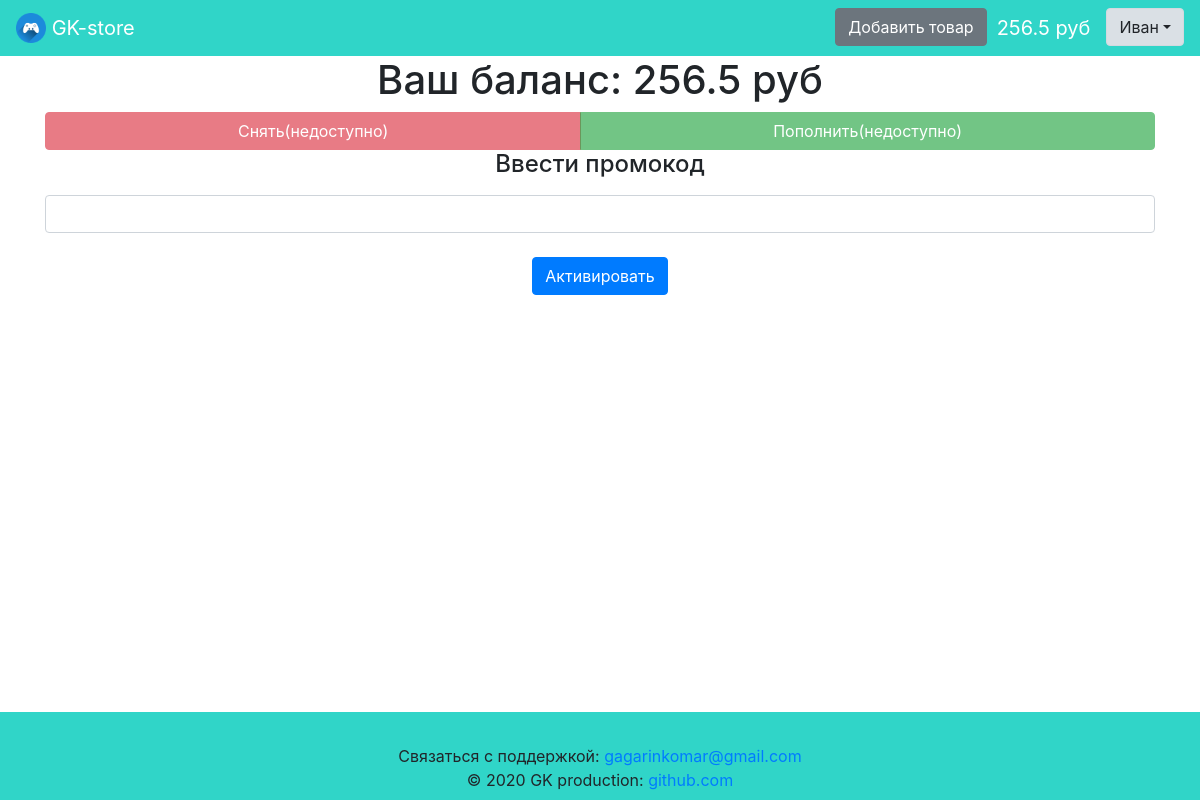
The app's page /balance (signed in), older data.
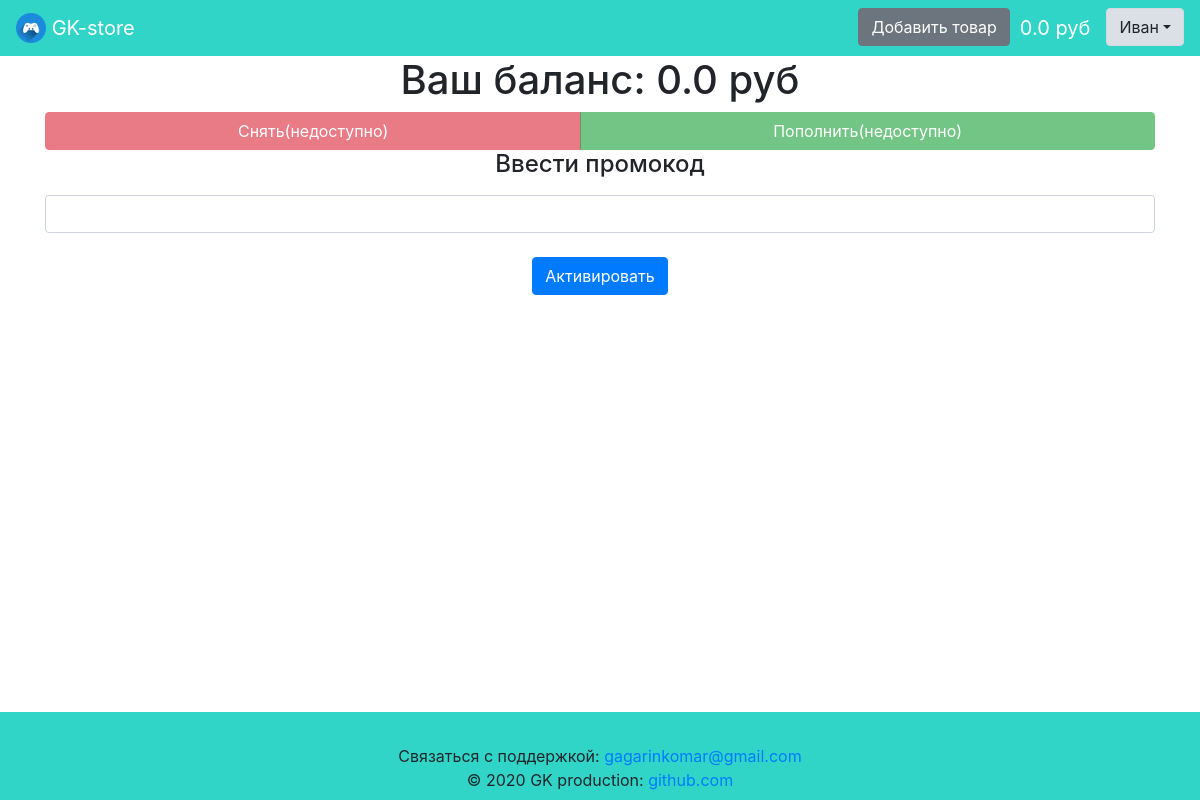
The same page, newer data.
### data/users.py (models this page shows, shortened)
class User(SqlAlchemyBase, UserMixin, SerializerMixin):
    __tablename__ = 'users'
    id = sqlalchemy.Column(sqlalchemy.Integer,
                           primary_key=True, autoincrement=True)
    name = sqlalchemy.Column(sqlalchemy.String)
    surname = sqlalchemy.Column(sqlalchemy.String, default='')
    about = sqlalchemy.Column(sqlalchemy.String,
                              default='Информация отсутствует.')
    phone_number = sqlalchemy.Column(sqlalchemy.String, default='Не указан.')
    email = sqlalchemy.Column(sqlalchemy.String, index=True, unique=True)
    balance = sqlalchemy.Column(sqlalchemy.Float, default=0)
    permission = sqlalchemy.Column(sqlalchemy.String)
    sum_rating = sqlalchemy.Column(sqlalchemy.Integer, default=0)
    count_rating = sqlalchemy.Column(sqlalchemy.Integer, default=0)
    hashed_password = sqlalchemy.Column(sqlalchemy.String)
    created_date = sqlalchemy.Column(sqlalchemy.DateTime,
                                     default=datetime.datetime.now)
    last_changed_date = sqlalchemy.Column(sqlalchemy.DateTime,
                                     default=datetime.datetime.now)
    avatar_source = sqlalchemy.Column(sqlalchemy.String,
                                      default='default_avatar.png')
    products = orm.relation('Product', back_populates='user')
    if permission == 'seller':
        transactions = orm.relation('Transaction', back_populates='seller')
    elif permission == 'buyer':
        transactions = orm.relation('Transaction', back_populates='buyer')

### app.py (the view, shortened to what this page needs)
@app.route('/balance', methods=['GET', 'POST'])  # Страница с балансом
@login_required
def balance():
    if current_user.permission == 'admin':
        form = PromocodeCreateForm()
    else:
        form = PromocodeForm()
    return render_template('balance.html', form=form)

### data/forms.py
class PromocodeForm(FlaskForm):
    promocode = StringField('Ввести промокод', validators=[DataRequired()])
    submit = SubmitField('Активировать')

### app.py (called while the page is built)
@login_manager.user_loader
def load_user(user_id):
    session = db_session.create_session()
    return session.query(User).get(user_id)

### data/db_session.py (called while the page is built)
def create_session() -> Session:
    global __factory
    return __factory()

### templates/balance.html (shortened to what this page needs)
{% extends "base.html" %}
{% block content %}
    <h1 align="center">Ваш баланс: {{ current_user.balance }} руб</h1>
    <div class="btn-group btn-block">
        <button class="btn btn-danger" disabled>Снять(недоступно)</button>
        <button class="btn btn-success" disabled>Пополнить(недоступно)</button>
    </div>
    <form action="" method="post">
        <div class="center">
            <h4 align="center">{{ form.promocode.label }}</h4>
            {{ form.promocode(class="form-control") }}<br>
        <p>{{ form.submit(type="submit", class="btn btn-primary") }}</p>
        </div>
    </form>
{% endblock %}

### templates/base.html (shortened to what this page needs)
<!doctype html>
<html lang="ru">
<head>
    {% block head %}
    <link rel="stylesheet"
          href="https://stackpath.bootstrapcdn.com/bootstrap/4.4.1/css/bootstrap.min.css"
>
    <link rel="stylesheet" type="text/css" href="{{ url_for('static', filename='css/style.css') }}" />
    {% endblock %}
</head>
<body>
<div class="wrapper">
    <div class="content">
        <header>
            <nav class="navbar navbar-dark navbar-expand" style="background-color: #30D5C8;">
                <a class="navbar-brand" href="/">
                    <img src="/static/img/logo.png" width="30" height="30" class="d-inline-block align-top" alt="">
                    GK-store
                </a>
                {% if current_user.is_authenticated %}
                    <p>
                        <ul class="navbar-nav ml-auto">
                        {% if current_user.permission == 'seller' %}
                            <li class="nav-item"><a href="/product" class="btn btn-secondary">Добавить товар</a></li>
                        {% endif %}
                        <li class="nav-item"><a class="navbar-brand padding-left" href="/balance">{{ current_user.balance|round(2) }} руб</a></li>
                        <li class="nav-item">
                            <div class="dropdown show">
                                <a class="btn btn-light dropdown-toggle"  data-toggle="dropdown">{{ current_user.name }}</a>
                            </div>
                        </li>
                        </ul>
                    </p>
                {% endif %}
            </nav>
        </header>
        <main role="main" class="container wrapper">
            {% block content %}{% endblock %}
        </main>
    </div>
    <div class="footer">
        <footer class="page-footer font-small pt-4" style="background-color: #30D5C8;">
            <div class="footer-copyright text-center py-2">
                Связаться с поддержкой:
                <a href="mailto:gagarinkomar@gmail.com?subject=Нужна помощь по GK-store">gagarinkomar@gmail.com</a><br>
                © 2020 GK production:
                <a href="https://github.com/gagarinkomar/">github.com</a>
            </div>
        </footer>
    </div>
</div>
</body>
</html>

Row changes from the older to the newer data that the page shows:
changed User "Иван": balance "256.5" → "0.0"
